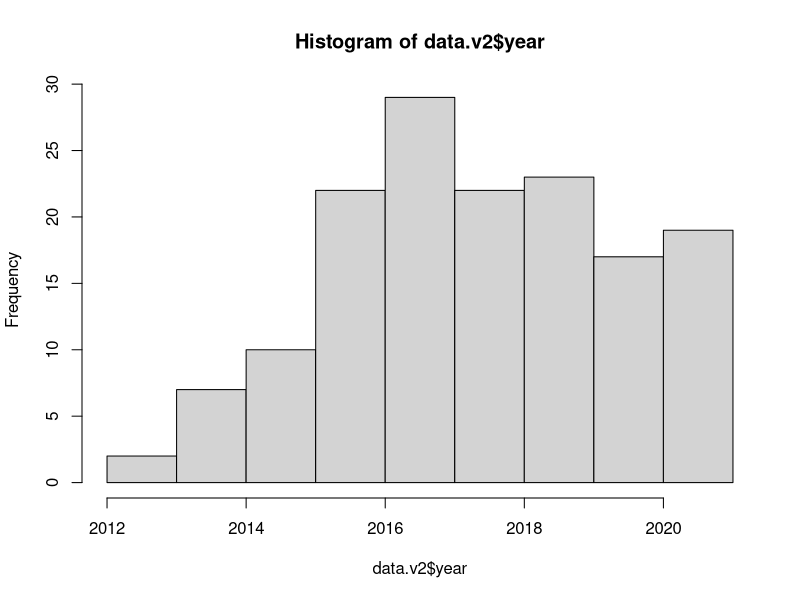

Source code (R): (Note: this script raises an error after producing the figure.)
# THIS FILE IS FOR ALL DATA ANALYSIS PORTIONS OF THE COVIDENCE REVIEW

# Load packages
library(tidyr)
library(dplyr)
library(tidyverse)
library(ggplot2)
library(lubridate)
library(broom)

# Loading in the data

data <- read.csv("LAg_sys_review_data.csv")

# Viewing the beginning of the data
head(data)
str(data)

# Data clean-up
str(data[,41:58])

## Viewing counts of each region for clean-up
data %>% count(unknown)

data %>% count(northern_africa)

data %>% count(sub_saharan_africa)

data %>% count(latin_america_caribbean)

data %>% count(northern_america)

data %>% count(central_asia)

data %>% count(eastern_asia)

data %>% count(south_eastern_asia)

data %>% count(southern_asia)

data %>% count(western_asia)

data %>% count(eastern_europe)

data %>% count(northern_europe)

data %>% count(southern_europe)

data %>% count(western_europe)

data %>% count(australia_new_zealand)

data %>% count(melanesia)

data %>% count(micronesia)

data %>% count(polynesia)

## Create new dataframe from original and make all regions into Yes (1) or No (0)
data.v2 <- data %>% 
  mutate("unknown" = ifelse(unknown == "Yes" &
                              !is.na(unknown), 1, 0)) %>%
  mutate("northern_africa" = ifelse(northern_africa == "Yes" &
                              !is.na(northern_africa), 1, 0)) %>%
  mutate("sub_saharan_africa" = ifelse(sub_saharan_africa == "Yes" &
                              !is.na(sub_saharan_africa), 1, 0)) %>%
  mutate("latin_america_caribbean" = ifelse(latin_america_caribbean == "Yes" &
                              !is.na(latin_america_caribbean), 1, 0)) %>%
  mutate("northern_america" = ifelse(northern_america == "Yes" &
                              !is.na(northern_america), 1,0)) %>%
  mutate("central_asia" = ifelse(central_asia == "Yes" &
                              !is.na(central_asia), 1, 0)) %>%
  mutate("eastern_asia" = ifelse(eastern_asia == "Yes" & 
                              !is.na(eastern_asia), 1, 0)) %>%
  mutate("south_eastern_asia" = ifelse(south_eastern_asia == "Yes" & 
                              !is.na(south_eastern_asia), 1, 0)) %>%
  mutate("southern_asia" = ifelse(southern_asia == "Yes" & 
                              !is.na(southern_asia), 1, 0)) %>%
  mutate("western_asia" = ifelse(western_asia == "Yes" &
                              !is.na(western_asia), 1,0)) %>%
  mutate("eastern_europe" = ifelse(eastern_europe == "Yes" & 
                              !is.na(eastern_europe), 1, 0)) %>%
  mutate("northern_europe" = ifelse(northern_europe == "Yes" & 
                              !is.na(northern_europe), 1, 0)) %>%
  mutate("southern_europe" = ifelse(southern_europe == "Yes" & 
                              !is.na(southern_europe), 1, 0)) %>%
  mutate("western_europe" = ifelse(western_europe == "Yes" & 
                              !is.na(western_europe), 1, 0)) %>%
  mutate("australia_new_zealand" = ifelse(australia_new_zealand == "Yes" & 
                              !is.na(australia_new_zealand), 1, 0)) %>%
  mutate("melanesia" = ifelse(melanesia == "Yes" & 
                              !is.na(melanesia), 1, 0)) %>%
  mutate("micronesia" = ifelse(micronesia == "Yes" & 
                              !is.na(micronesia), 1, 0)) %>%
  mutate("polynesia" = ifelse(polynesia == "Yes" & 
                                 !is.na(polynesia), 1, 0))

str(data.v2[,41:58])

## Make sure that the numbers are the same as the original
data.v2 %>% count(unknown)

data.v2 %>% count(northern_africa)

data.v2 %>% count(sub_saharan_africa)

data.v2 %>% count(latin_america_caribbean)

data.v2 %>% count(northern_america)

data.v2 %>% count(central_asia)

data.v2 %>% count(eastern_asia)

data.v2 %>% count(south_eastern_asia)

data.v2 %>% count(southern_asia)

data.v2 %>% count(western_asia)

data.v2 %>% count(eastern_europe)

data.v2 %>% count(northern_europe)

data.v2 %>% count(southern_europe)

data.v2 %>% count(western_europe)

data.v2 %>% count(australia_new_zealand)

data.v2 %>% count(melanesia)

data.v2 %>% count(micronesia)

data.v2 %>% count(polynesia)

## Cleaning up subtype_1 fields where it was blank instead of not defined
## All rows in subtype_1 column should have a value
data.v2 %>% count(subtype_1)
data.v2 %>% count(subtype_2)
data.v2 %>% count(subtype_3)
data.v2 %>% count(subtype_4)
data.v2 %>% count(subtype_5)
data.v2$subtype_1[(data.v2$subtype_1 == "")]<- "Not defined"

data.v2 %>% count(subtype_1)
# Test Analyses 
hist(data.v2$year)
data.v2 %>% group_by(eval_field) %>%
  count()

count(data.v2[which(data.v2$eval_field == 'Evaluation')])

table(data.v2$eval_field)

data.v2 %>% group_by(eval_field) %>% 
  count(unknown:polynesia)

data.v2 %>%
  gather()
  group_by(eval_field) %>%
  summarise(no = n()) %>%
  spread(eval_field, no)
# END TEST ANALYSES

# Tables & Plots
## Journal
journal.table <- table(data.v2$journal)

## Year
year.table <- table(data.v2$year)

## Evaluation / Field Use
eval.table <- table(data.v2$eval_field)

## Population Descriptions
population.table <- table(data.v2$pop_descript)

## Cohort Descriptions
cohort.table <- table(data.v2$cohort_descript)

## Sample Type
sample.table <- table(data.v2$sample_type)

## Assay Manufacturer
manufac.table <- data.v2 %>%
                  group_by(eval_field) %>%
                  count(assay_manufact)

## Sub-geographic region where samples were collected from

### Create new df containing regions and eval/field use columns
regions <- data.v2 %>% group_by(eval_field) %>%
  select(eval_field, unknown, northern_africa, sub_saharan_africa, latin_america_caribbean,
         northern_america, central_asia, eastern_asia, south_eastern_asia, southern_asia, western_asia,
         eastern_europe, northern_europe, southern_europe, western_europe, australia_new_zealand, melanesia,
         micronesia, polynesia) 

### Count the number of specific region per evaluation or field use study
region.sum <- regions %>% group_by(eval_field) %>%
  summarize(unknown = sum(unknown),northern_africa = sum(northern_africa), 
            sub_saharan_africa = sum(sub_saharan_africa), latin_america_caribbean = sum(latin_america_caribbean),
            northern_america = sum(northern_america), central_asia = sum(central_asia), 
            eastern_asia = sum(eastern_asia), south_eastern_asia = sum(south_eastern_asia), 
            southern_asia = sum(southern_asia), western_asia = sum(western_asia),
            eastern_europe = sum(eastern_europe), northern_europe = sum(northern_europe), 
            southern_europe = sum(southern_europe), western_europe = sum(western_europe),
            australia_new_zealand = sum(australia_new_zealand), melanesia = sum(melanesia),
            micronesia = sum(micronesia), polynesia = sum(polynesia))

### Reorganize table and plot
gathered.region <- region.sum %>% 
  gather(key = "sub_geo", value = "count", 2:19)

ggplot(data = gathered.region, aes(x = reorder(sub_geo, count), 
                                        y = count, 
                                        fill = eval_field)) +
  geom_bar(stat = "identity", position = "dodge", col = "white") +  
  labs(title = "Number of studies where samples were collected to conduct LAg studies",
       x = "Sub-Geographic Region", y = "Count (n)") +
  scale_fill_discrete(name = "Type of study", labels = c("Evaluation", "Field Use")) +
  scale_x_discrete(labels = c("australia_new_zealand" = "Australia & New Zealand",
                              "central_asia" = "Central Asia",
                              "eastern_asia" = "Eastern Asia",
                              "eastern_europe" = "Eastern Europe",
                              "latin_america_caribbean" = "Latin American & Caribbean",
                              "melanesia" = "Melanesia",
                              "micronesia" = "Micronesia",
                              "northern_africa" = "Northern Africa",
                              "northern_america" = "Northern America",
                              "northern_europe" = "Northern Europe",
                              "polynesia" = "Polynesia",
                              "south_eastern_asia" = "South Eastern Asia",
                              "southern_asia" = "Southern Asia",
                              "southern_europe" = "Southern Europe",
                              "sub_saharan_africa" = "Sub-Saharan Africa",
                              "unknown" = "Unknown",
                              "western_asia" = "Western Asia",
                              "western_europe" = "Western Europe")) +
  theme(axis.text.x = element_text(angle=45, vjust=1, hjust=1),
        plot.title = element_text(hjust = 0.5))

## Subtype

### Create neew df containing subtype and eval/field use columns
subtype <- data.v2 %>% group_by(eval_field) %>%
  select(eval_field, subtype_1, subtype_2, subtype_3, subtype_4, subtype_5)

### Reorganize df, group same subtypes together that were entered differently, remove missings
gathered.subtype <- subtype %>% gather("column", "subtype", 2:6) %>% as.data.frame(table())

str(gathered.subtype)

gathered.subtype$subtype <- as.factor(gathered.subtype$subtype)

table(gathered.subtype$subtype)

gathered.subtype.v2 <- gathered.subtype %>% 
  mutate("subtype" = ifelse(subtype == "A" | subtype == "A1" &
                              (!(is.na(subtype) | subtype == "")), "A", 
                     ifelse(subtype == "A & D" & 
                              (!(is.na(subtype) | subtype == "")), "A & D",
                     ifelse(subtype == "AE" | subtype == "CRF01_AE" &
                              (!(is.na(subtype) | subtype == "")), "CRF01_AE",
                     ifelse(subtype == "B" &
                              (!(is.na(subtype) | subtype == "")), "B",
                     ifelse(subtype == "C" &
                              (!(is.na(subtype) | subtype == "")), "C",
                     ifelse(subtype == "C/BC" &
                              (!(is.na(subtype) | subtype == "")), "C/BC",
                     ifelse(subtype == "CRF35_AD" &
                              (!(is.na(subtype) | subtype == "")), "CRF35_AD",
                     ifelse(subtype == "D" &
                              (!(is.na(subtype) | subtype == "")), "D",
                     ifelse(subtype == "Multiple" &
                              (!(is.na(subtype) | subtype == "")), "Multiple",
                     ifelse(subtype == "Non-B" &
                              (!(is.na(subtype) | subtype == "")), "Non-B",
                     ifelse(subtype == "Not defined" &
                             (!(is.na(subtype) | subtype == "")), "Not defined",
                     "NA"))))))))))))

table(gathered.subtype.v2$subtype)

gathered.subtype.v2 <- gathered.subtype.v2[!(gathered.subtype.v2$subtype=="NA"), ]

gathered.subtype.v2 <- gathered.subtype.v2 %>% group_by(eval_field) %>%
  select(eval_field, subtype)

subtype.table <- as.data.frame(table(gathered.subtype.v2))

ggplot(data = subtype.table, aes(x = reorder(subtype, Freq), 
                                   y = Freq, 
                                   fill = eval_field)) +
  geom_bar(stat = "identity", position = "dodge", col = "white") +  
  labs(title = "Number of studies based on HIV-1 subtypes",
       x = "HIV-1 Subtypes", y = "Count (n)") +
  scale_fill_discrete(name = "Type of study", labels = c("Evaluation", "Field Use")) +
  theme(axis.text.x = element_text(angle=45, vjust=1, hjust=1),
        plot.title = element_text(hjust = 0.5))

## MDRI (JL working on separate branch)


